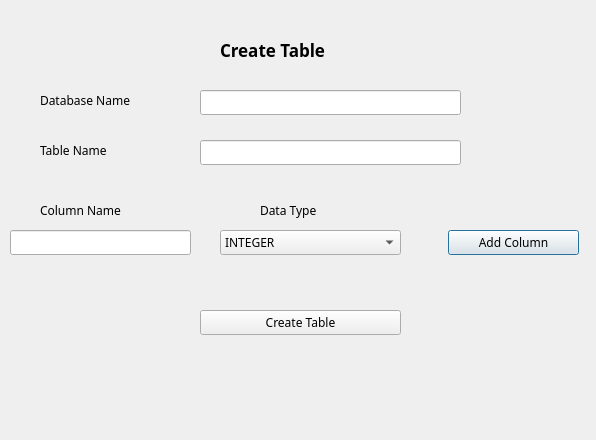
<?xml version="1.0" encoding="UTF-8"?>
<ui version="4.0">
 <class>Dialog</class>
 <widget class="QDialog" name="Dialog">
  <property name="geometry">
   <rect>
    <x>0</x>
    <y>0</y>
    <width>596</width>
    <height>440</height>
   </rect>
  </property>
  <property name="font">
   <font>
    <family>Monaco</family>
   </font>
  </property>
  <property name="windowTitle">
   <string>Dialog</string>
  </property>
  <widget class="QLabel" name="label">
   <property name="geometry">
    <rect>
     <x>220</x>
     <y>40</y>
     <width>131</width>
     <height>20</height>
    </rect>
   </property>
   <property name="font">
    <font>
     <family>Monaco</family>
     <pointsize>13</pointsize>
     <weight>75</weight>
     <bold>true</bold>
    </font>
   </property>
   <property name="text">
    <string>Create Table</string>
   </property>
  </widget>
  <widget class="QLabel" name="label_2">
   <property name="geometry">
    <rect>
     <x>40</x>
     <y>90</y>
     <width>131</width>
     <height>21</height>
    </rect>
   </property>
   <property name="text">
    <string>Database Name</string>
   </property>
  </widget>
  <widget class="QLabel" name="label_3">
   <property name="geometry">
    <rect>
     <x>40</x>
     <y>140</y>
     <width>131</width>
     <height>21</height>
    </rect>
   </property>
   <property name="text">
    <string>Table Name</string>
   </property>
  </widget>
  <widget class="QLabel" name="label_4">
   <property name="geometry">
    <rect>
     <x>40</x>
     <y>200</y>
     <width>131</width>
     <height>21</height>
    </rect>
   </property>
   <property name="text">
    <string>Column Name</string>
   </property>
  </widget>
  <widget class="QLabel" name="label_5">
   <property name="geometry">
    <rect>
     <x>260</x>
     <y>200</y>
     <width>101</width>
     <height>21</height>
    </rect>
   </property>
   <property name="text">
    <string>Data Type</string>
   </property>
  </widget>
  <widget class="QLineEdit" name="lineEditDbName">
   <property name="geometry">
    <rect>
     <x>200</x>
     <y>90</y>
     <width>261</width>
     <height>25</height>
    </rect>
   </property>
  </widget>
  <widget class="QLineEdit" name="lineEditTableName">
   <property name="geometry">
    <rect>
     <x>200</x>
     <y>140</y>
     <width>261</width>
     <height>25</height>
    </rect>
   </property>
  </widget>
  <widget class="QLineEdit" name="lineEditColumnName">
   <property name="geometry">
    <rect>
     <x>10</x>
     <y>230</y>
     <width>181</width>
     <height>25</height>
    </rect>
   </property>
  </widget>
  <widget class="QComboBox" name="comboBoxDataType">
   <property name="geometry">
    <rect>
     <x>220</x>
     <y>230</y>
     <width>181</width>
     <height>25</height>
    </rect>
   </property>
   <item>
    <property name="text">
     <string>INTEGER</string>
    </property>
   </item>
   <item>
    <property name="text">
     <string>VARCHAR</string>
    </property>
   </item>
  </widget>
  <widget class="QPushButton" name="pushButtonAddColumn">
   <property name="geometry">
    <rect>
     <x>448</x>
     <y>230</y>
     <width>131</width>
     <height>25</height>
    </rect>
   </property>
   <property name="text">
    <string>Add Column</string>
   </property>
  </widget>
  <widget class="QPushButton" name="pushButtonCreateTable">
   <property name="geometry">
    <rect>
     <x>200</x>
     <y>310</y>
     <width>201</width>
     <height>25</height>
    </rect>
   </property>
   <property name="text">
    <string>Create Table</string>
   </property>
  </widget>
  <widget class="QLabel" name="labelResult">
   <property name="geometry">
    <rect>
     <x>20</x>
     <y>380</y>
     <width>561</width>
     <height>31</height>
    </rect>
   </property>
   <property name="text">
    <string/>
   </property>
  </widget>
 </widget>
 <resources/>
 <connections/>
</ui>
